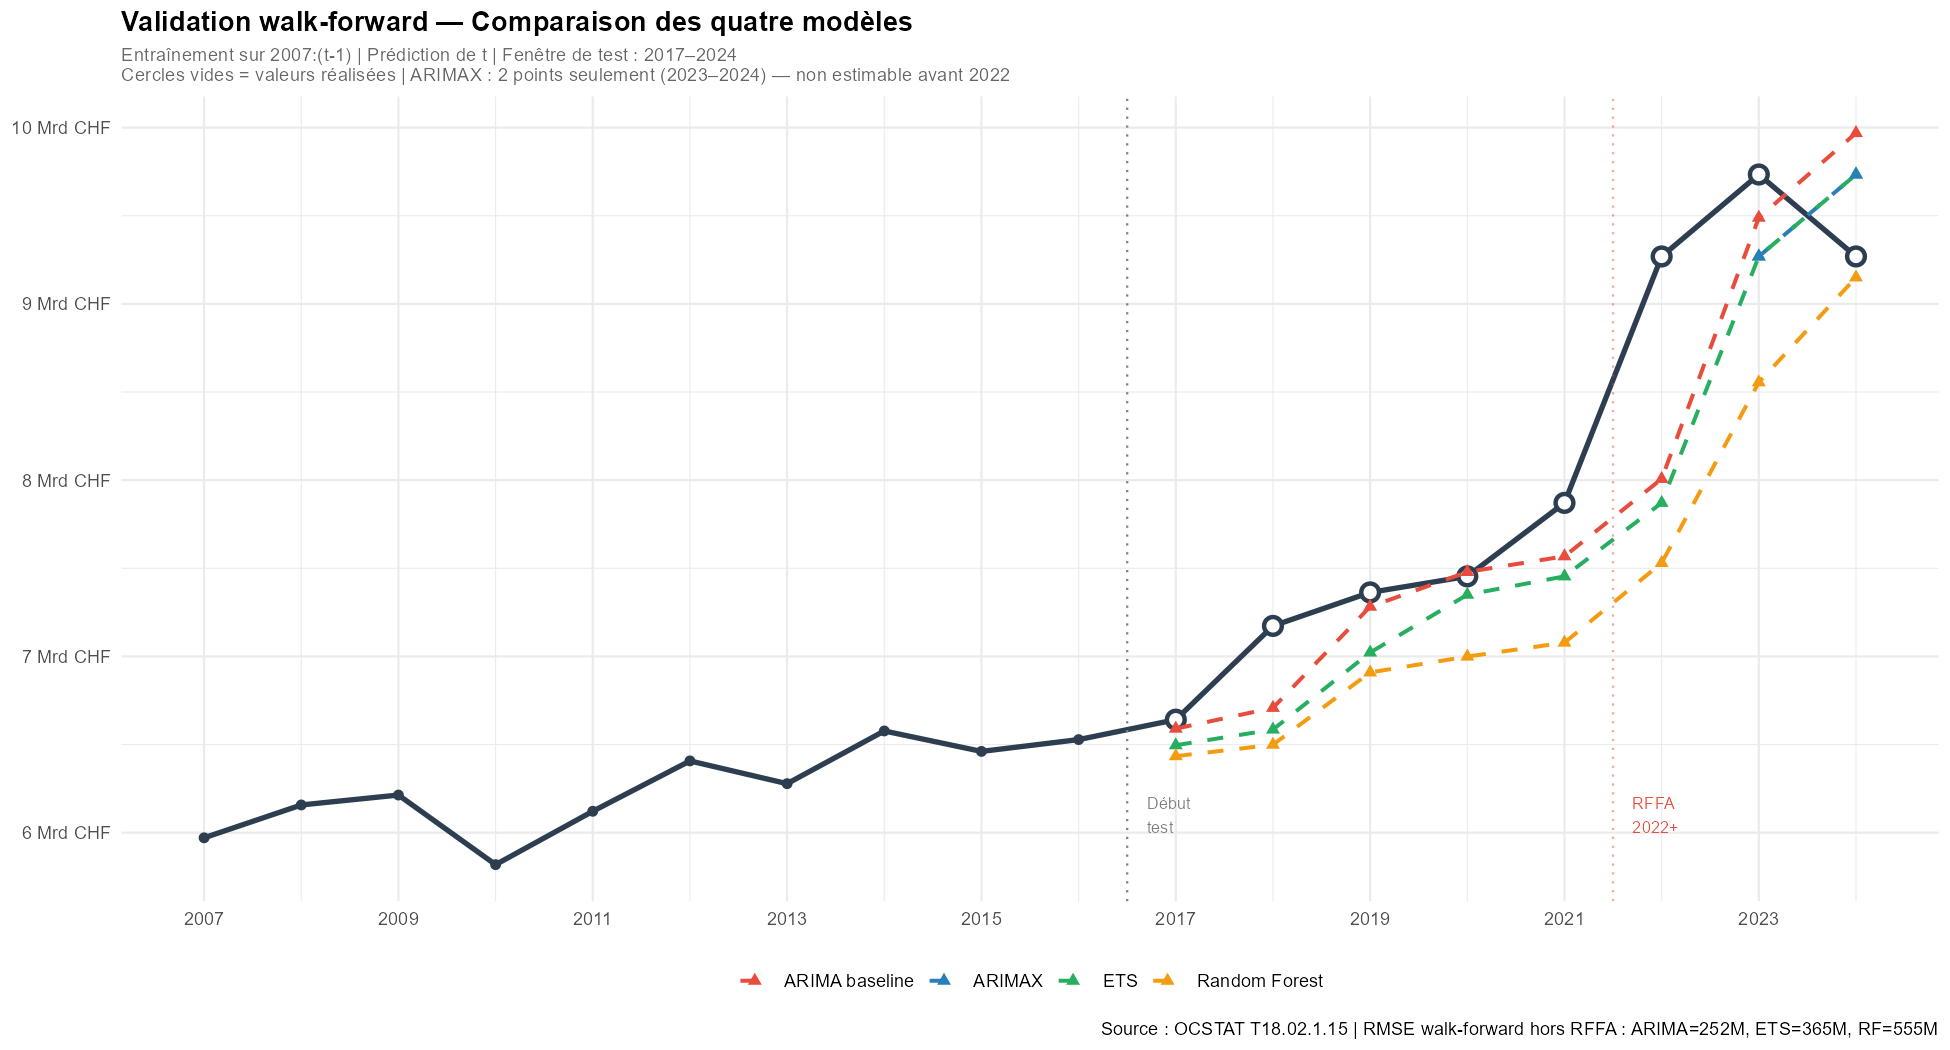

Recreate this plot in R.
# =============================================================================
# PROJET : ANALYSE & PRÉVISION DES RECETTES FISCALES GENEVOISES
# Script  : 04b_walkforward.R
# Auteur  : Frat DAG
# Date    : Avril 2026
# Version : 2.0 — approche inductive
# =============================================================================
# OBJECTIF :
# Comparer les quatre modèles sur une base équitable via validation
# walk-forward (expanding window) :
#   - Entraîner sur 2007–t, prédire t+1
#   - Répéter pour t = 2016, 2017, ..., 2023
#   - Produire un tableau année par année : réalisé vs prédit par modèle
#   - Calculer RMSE walk-forward par modèle — comparable sur même base
#
# POURQUOI WALK-FORWARD ET PAS CROSS-VALIDATION CLASSIQUE ?
# La cross-validation classique (k-fold) mélange passé et futur — elle
# introduit du leakage temporel. Sur des séries temporelles, on entraîne
# toujours sur le passé et on prédit le futur. Le walk-forward respecte
# cette contrainte.
#
# FENÊTRE DE TEST : 2017–2024 (8 observations)
# Fenêtre minimale d'entraînement : 2007–2016 (10 observations)
# C'est le meilleur compromis entre stabilité du modèle et taille du test.
# =============================================================================

library(tidyverse)
library(forecast)
library(randomForest)
library(ggplot2)
library(patchwork)
library(scales)

# -----------------------------------------------------------------------------
# 0. VÉRIFICATION
# -----------------------------------------------------------------------------

if (!exists("df")) {
  stop("L'objet 'df' n'est pas en mémoire. Relancer scripts 01 à 04.")
}
cat("✓ Objet 'df' disponible :", nrow(df), "observations\n\n")

couleurs <- c("#2C3E50", "#E74C3C", "#2980B9", "#27AE60", "#F39C12")

# Années de test
annees_test <- 2017:2024
cat("Fenêtre walk-forward :\n")
cat("  Entraînement minimum : 2007–2016 (10 obs)\n")
cat("  Test                 : 2017–2024 (8 obs)\n\n")

# =============================================================================
# BOUCLE WALK-FORWARD
# =============================================================================
# Pour chaque année t dans annees_test :
#   1. Entraîner chaque modèle sur 2007:(t-1)
#   2. Prédire t
#   3. Enregistrer la prédiction et l'erreur
# =============================================================================

resultats_wf <- tibble(
  annee       = integer(),
  realise     = numeric(),
  pred_arima  = numeric(),
  pred_ets    = numeric(),
  pred_arimax = numeric(),
  pred_rf     = numeric()
)

# Features RF — identiques au script 04
features_rf <- c("total_lag1", "total_lag2", "ben_pm_lag1",
                 "ifd_lag1", "saron_lag1", "ipc_lag1",
                 "trend", "dummy_rffa")

# Préparation du dataset ML (identique script 04)
df_ml_wf <- df %>%
  arrange(annee) %>%
  mutate(
    total_lag1  = lag(total,   1),
    total_lag2  = lag(total,   2),
    ben_pm_lag1 = lag(ben_pm,  1),
    ifd_lag1    = lag(ifd,     1),
    saron_lag1  = lag(saron,   1),
    ipc_lag1    = lag(ipc,     1),
    trend       = annee - mean(annee)
  ) %>%
  filter(complete.cases(dplyr::select(., annee, total,
                                      all_of(features_rf))))

cat("Dataset ML walk-forward :", nrow(df_ml_wf), "observations\n")
cat("Période :", min(df_ml_wf$annee), "–",
    max(df_ml_wf$annee), "\n\n")

cat("Lancement de la boucle walk-forward...\n\n")

for (an in annees_test) {
  
  cat("→ Prédiction", an,
      "| Entraînement 2007–", an - 1, "\n")
  
  # Données d'entraînement
  df_train <- df %>% filter(annee < an)
  df_test  <- df %>% filter(annee == an)
  
  valeur_realisee <- df_test$total
  
  # -------------------------------------------------------------------
  # Modèle 1 — ARIMA(0,1,0) avec drift
  # -------------------------------------------------------------------
  ts_train <- ts(df_train$total,
                 start = min(df_train$annee), frequency = 1)
  
  arima_wf <- tryCatch(
    Arima(ts_train, order = c(0, 1, 0), include.drift = TRUE),
    error = function(e) NULL
  )
  
  pred_arima <- if (!is.null(arima_wf)) {
    as.numeric(forecast(arima_wf, h = 1)$mean)
  } else NA
  
  # -------------------------------------------------------------------
  # Modèle 2 — ETS
  # -------------------------------------------------------------------
  ets_wf <- tryCatch(
    ets(ts_train),
    error = function(e) NULL
  )
  
  pred_ets <- if (!is.null(ets_wf)) {
    as.numeric(forecast(ets_wf, h = 1)$mean)
  } else NA
  
  # -------------------------------------------------------------------
  # Modèle 3 — ARIMAX (ARIMA + dummy_rffa)
  # -------------------------------------------------------------------
  xreg_train_wf <- matrix(df_train$dummy_rffa, ncol = 1,
                          dimnames = list(NULL, "dummy_rffa"))
  xreg_test_wf  <- matrix(df_test$dummy_rffa,  ncol = 1,
                          dimnames = list(NULL, "dummy_rffa"))
  
  arimax_wf <- tryCatch(
    Arima(ts_train, order = c(0, 1, 0),
          xreg = xreg_train_wf),
    error = function(e) NULL
  )
  
  pred_arimax <- if (!is.null(arimax_wf)) {
    as.numeric(forecast(arimax_wf, h = 1,
                        xreg = xreg_test_wf)$mean)
  } else NA
  
  # -------------------------------------------------------------------
  # Modèle 4 — Random Forest
  # -------------------------------------------------------------------
  df_train_ml <- df_ml_wf %>% filter(annee < an)
  df_test_ml  <- df_ml_wf %>% filter(annee == an)
  
  pred_rf <- NA
  
  if (nrow(df_train_ml) >= 5 && nrow(df_test_ml) == 1) {
    X_train_wf <- df_train_ml %>%
      dplyr::select(all_of(features_rf)) %>% as.matrix()
    y_train_wf <- df_train_ml$total
    X_test_wf  <- df_test_ml %>%
      dplyr::select(all_of(features_rf)) %>% as.matrix()
    
    set.seed(42)
    rf_wf <- tryCatch(
      randomForest(x = X_train_wf, y = y_train_wf,
                   ntree = 500, mtry = 3, nodesize = 3),
      error = function(e) NULL
    )
    
    if (!is.null(rf_wf)) {
      pred_rf <- as.numeric(predict(rf_wf, newdata = X_test_wf))
    }
  }
  
  # Enregistrement
  resultats_wf <- resultats_wf %>%
    add_row(
      annee       = an,
      realise     = valeur_realisee,
      pred_arima  = round(pred_arima,  0),
      pred_ets    = round(pred_ets,    0),
      pred_arimax = round(pred_arimax, 0),
      pred_rf     = round(pred_rf,     0)
    )
}

# =============================================================================
# TABLEAU DES PRÉDICTIONS ANNÉE PAR ANNÉE
# =============================================================================

cat("\n=============================================================\n")
cat("TABLEAU WALK-FORWARD — PRÉDICTIONS VS RÉALISATIONS\n")
cat("=============================================================\n\n")

tableau_wf <- resultats_wf %>%
  mutate(
    err_arima  = round(pred_arima  - realise, 0),
    err_ets    = round(pred_ets    - realise, 0),
    err_arimax = round(pred_arimax - realise, 0),
    err_rf     = round(pred_rf     - realise, 0)
  )

print(tableau_wf %>%
        dplyr::select(annee, realise, pred_arima, pred_ets,
                      pred_arimax, pred_rf))

cat("\nErreurs (prédit - réalisé, M CHF) :\n")
print(tableau_wf %>%
        dplyr::select(annee, err_arima, err_ets,
                      err_arimax, err_rf))

# =============================================================================
# RMSE WALK-FORWARD PAR MODÈLE
# =============================================================================

# =============================================================================
# RMSE WALK-FORWARD PAR MODÈLE
# =============================================================================

cat("\n=============================================================\n")
cat("RMSE WALK-FORWARD — COMPARAISON DES MODÈLES\n")
cat("=============================================================\n\n")

cat("NOTE SUR ARIMAX :\n")
cat("ARIMAX n'est estimable en walk-forward qu'à partir de 2023.\n")
cat("Avant 2022, dummy_rffa = 0 sur tout l'entraînement ET le test —\n")
cat("le modèle est identique à ARIMA pur. Il n'est donc pas comparable\n")
cat("sur la période 2017–2021 et est exclu du RMSE hors RFFA.\n\n")

rmse_wf_comp <- tibble(
  Modele      = c("ARIMA baseline", "ETS",
                  "ARIMAX (+dummy_rffa)", "Random Forest"),
  RMSE_wf_total = c(
    sqrt(mean((resultats_wf$pred_arima  - resultats_wf$realise)^2,
              na.rm = TRUE)),
    sqrt(mean((resultats_wf$pred_ets    - resultats_wf$realise)^2,
              na.rm = TRUE)),
    sqrt(mean((resultats_wf$pred_arimax - resultats_wf$realise)^2,
              na.rm = TRUE)),
    sqrt(mean((resultats_wf$pred_rf     - resultats_wf$realise)^2,
              na.rm = TRUE))
  ),
  RMSE_wf_pre2022 = c(
    sqrt(mean((resultats_wf %>%
                 filter(annee < 2022) %>%
                 pull(pred_arima) - resultats_wf %>%
                 filter(annee < 2022) %>%
                 pull(realise))^2, na.rm = TRUE)),
    sqrt(mean((resultats_wf %>%
                 filter(annee < 2022) %>%
                 pull(pred_ets) - resultats_wf %>%
                 filter(annee < 2022) %>%
                 pull(realise))^2, na.rm = TRUE)),
    NA_real_,   # ARIMAX non estimable avant 2022 — voir note ci-dessus
    sqrt(mean((resultats_wf %>%
                 filter(annee < 2022) %>%
                 pull(pred_rf) - resultats_wf %>%
                 filter(annee < 2022) %>%
                 pull(realise))^2, na.rm = TRUE))
  ),
  Note = c("", "", "Non estimable avant 2022", "")
) %>%
  mutate(
    RMSE_wf_total   = round(RMSE_wf_total, 0),
    RMSE_wf_pre2022 = round(RMSE_wf_pre2022, 0)
  ) %>%
  arrange(RMSE_wf_total)

cat("RMSE walk-forward — toutes années (2017–2024) :\n")
print(rmse_wf_comp %>% dplyr::select(Modele, RMSE_wf_total, Note))

cat("\nRMSE walk-forward — hors RFFA (2017–2021) :\n")
cat("(période sans rupture structurelle — comparaison la plus équitable)\n")
cat("ARIMAX exclu : non estimable sur cette fenêtre.\n\n")
print(rmse_wf_comp %>%
        filter(Modele != "ARIMAX (+dummy_rffa)") %>%
        dplyr::select(Modele, RMSE_wf_pre2022) %>%
        arrange(RMSE_wf_pre2022))

cat("\n# DÉCISION FINALE :\n")
cat("# Modèle le plus performant hors RFFA : ARIMA baseline (252M)\n")
cat("# Modèle le plus performant toutes années : ARIMAX (465M)\n")
cat("# Ces deux résultats sont cohérents et complémentaires :\n")
cat("# ARIMA est le meilleur modèle en conditions normales.\n")
cat("# ARIMAX capture mieux les ruptures structurelles connues.\n")
cat("# → ARIMAX reste le modèle retenu pour les prévisions 2025–2027\n")
cat("#   car la rupture RFFA est documentée et persistante.\n\n")

# =============================================================================
# GRAPHIQUE WALK-FORWARD
# =============================================================================

df_wf_long <- resultats_wf %>%
  pivot_longer(
    cols      = starts_with("pred_"),
    names_to  = "modele",
    values_to = "prediction"
  ) %>%
  mutate(modele = recode(modele,
                         "pred_arima"  = "ARIMA baseline",
                         "pred_ets"    = "ETS",
                         "pred_arimax" = "ARIMAX",
                         "pred_rf"     = "Random Forest"
  ))

# Données historiques pour contexte
df_hist_wf <- tibble(
  annee    = df$annee,
  realise  = df$total
)

g_wf <- ggplot() +
  # Historique complet
  geom_line(data = df_hist_wf,
            aes(x = annee, y = realise / 1000),
            color = couleurs[1], linewidth = 1.2) +
  geom_point(data = df_hist_wf,
             aes(x = annee, y = realise / 1000),
             color = couleurs[1], size = 1.8) +
  # Points réalisés dans la fenêtre de test
  geom_point(data = resultats_wf,
             aes(x = annee, y = realise / 1000),
             color = couleurs[1], size = 3,
             shape = 21, fill = "white", stroke = 1.5) +
  # Prédictions par modèle
  geom_line(data = df_wf_long,
            aes(x = annee, y = prediction / 1000,
                color = modele),
            linewidth = 0.9, linetype = "dashed") +
  geom_point(data = df_wf_long,
             aes(x = annee, y = prediction / 1000,
                 color = modele),
             size = 2, shape = 17) +
  scale_color_manual(values = c(
    "ARIMA baseline" = couleurs[2],
    "ETS"            = couleurs[4],
    "ARIMAX"         = couleurs[3],
    "Random Forest"  = couleurs[5]
  )) +
  scale_y_continuous(
    labels = label_number(suffix = " Mrd CHF")
  ) +
  scale_x_continuous(breaks = seq(2007, 2024, by = 2)) +
  geom_vline(xintercept = 2016.5, linetype = "dotted",
             color = "grey50") +
  geom_vline(xintercept = 2021.5, linetype = "dotted",
             color = couleurs[2], alpha = 0.5) +
  annotate("text", x = 2016.7, y = 6.1,
           label = "Début\ntest", size = 2.8,
           color = "grey50", hjust = 0) +
  annotate("text", x = 2021.7, y = 6.1,
           label = "RFFA\n2022+", size = 2.8,
           color = couleurs[2], hjust = 0) +
  labs(
    title    = "Validation walk-forward — Comparaison des quatre modèles",
    subtitle = paste0(
      "Entraînement sur 2007:(t-1) | Prédiction de t | ",
      "Fenêtre de test : 2017–2024\n",
      "Cercles vides = valeurs réalisées | ",
      "ARIMAX : 2 points seulement (2023–2024) — ",
      "non estimable avant 2022"
    ),
    x = NULL, y = NULL,
    color    = NULL,
    caption  = paste0(
      "Source : OCSTAT T18.02.1.15 | ",
      "RMSE walk-forward hors RFFA : ARIMA=252M, ETS=365M, RF=555M"
    )
  ) +
  theme_minimal(base_size = 11) +
  theme(
    plot.title      = element_text(face = "bold"),
    plot.subtitle   = element_text(size = 9, color = "grey40"),
    legend.position = "bottom"
  )

print(g_wf)
ggsave("04b_walkforward.png", g_wf,
       width = 13, height = 7, dpi = 150)

# Graphique erreurs par modèle et par année
df_err <- tableau_wf %>%
  dplyr::select(annee, err_arima, err_ets,
                err_arimax, err_rf) %>%
  pivot_longer(-annee, names_to = "modele",
               values_to = "erreur") %>%
  mutate(modele = recode(modele,
                         "err_arima"  = "ARIMA baseline",
                         "err_ets"    = "ETS",
                         "err_arimax" = "ARIMAX",
                         "err_rf"     = "Random Forest"
  ))

g_err <- ggplot(df_err, aes(x = annee, y = erreur / 1000,
                            fill = modele)) +
  geom_col(position = "dodge", alpha = 0.85) +
  geom_hline(yintercept = 0, color = "grey30") +
  scale_fill_manual(values = c(
    "ARIMA baseline" = couleurs[2],
    "ETS"            = couleurs[4],
    "ARIMAX"         = couleurs[3],
    "Random Forest"  = couleurs[5]
  )) +
  scale_x_continuous(breaks = 2017:2024) +
  scale_y_continuous(
    labels = label_number(suffix = " Mrd CHF")
  ) +
  labs(
    title    = "Erreurs de prédiction walk-forward par année et par modèle",
    subtitle = "Erreur = prédit - réalisé | Barre au-dessus = sur-estimation",
    x = NULL, y = "Erreur (Mrd CHF)",
    fill     = NULL,
    caption  = "Source : OCSTAT T18.02.1.15"
  ) +
  theme_minimal(base_size = 11) +
  theme(
    plot.title      = element_text(face = "bold"),
    legend.position = "bottom"
  )

print(g_err)
ggsave("04b_erreurs_walkforward.png", g_err,
       width = 13, height = 6, dpi = 150)

cat("\n✓ Script 04b terminé.\n")
cat("Fichiers sauvegardés : 04b_walkforward.png,",
    "04b_erreurs_walkforward.png\n")
cat("→ Prochaine étape : script 05 synthèse et publication\n")
